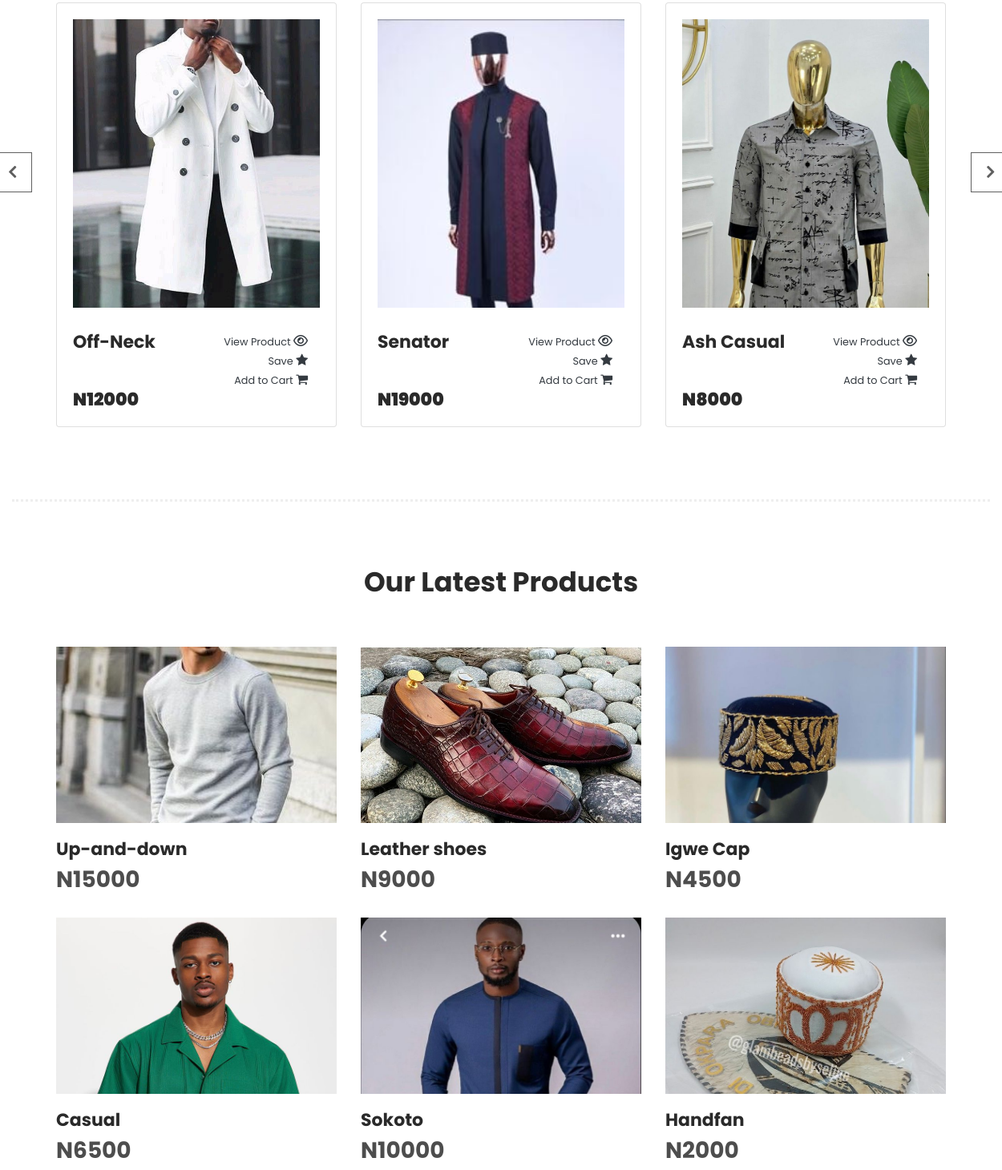
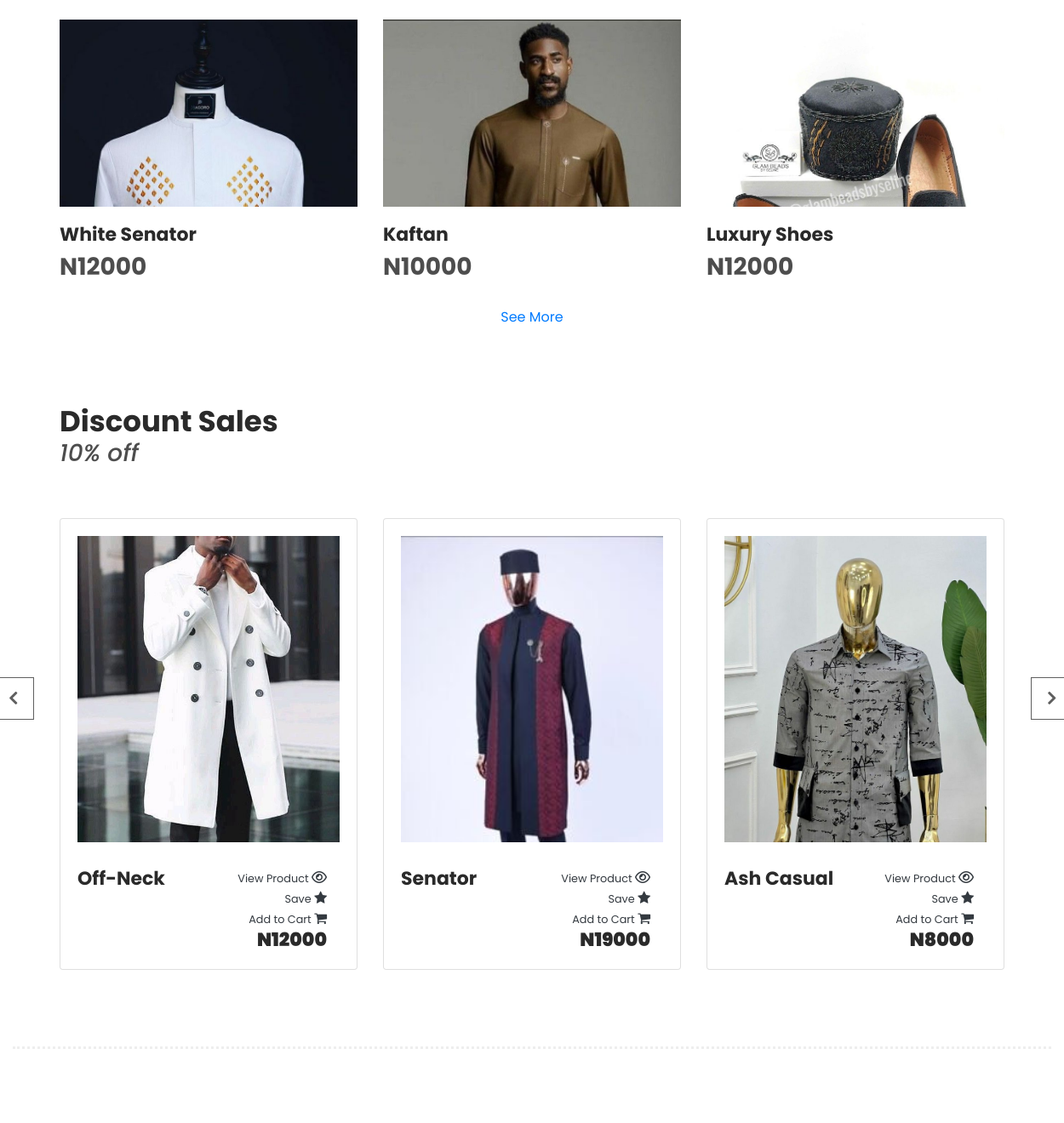
The app's page / (middle part), older data (2 pictures, top to bottom).
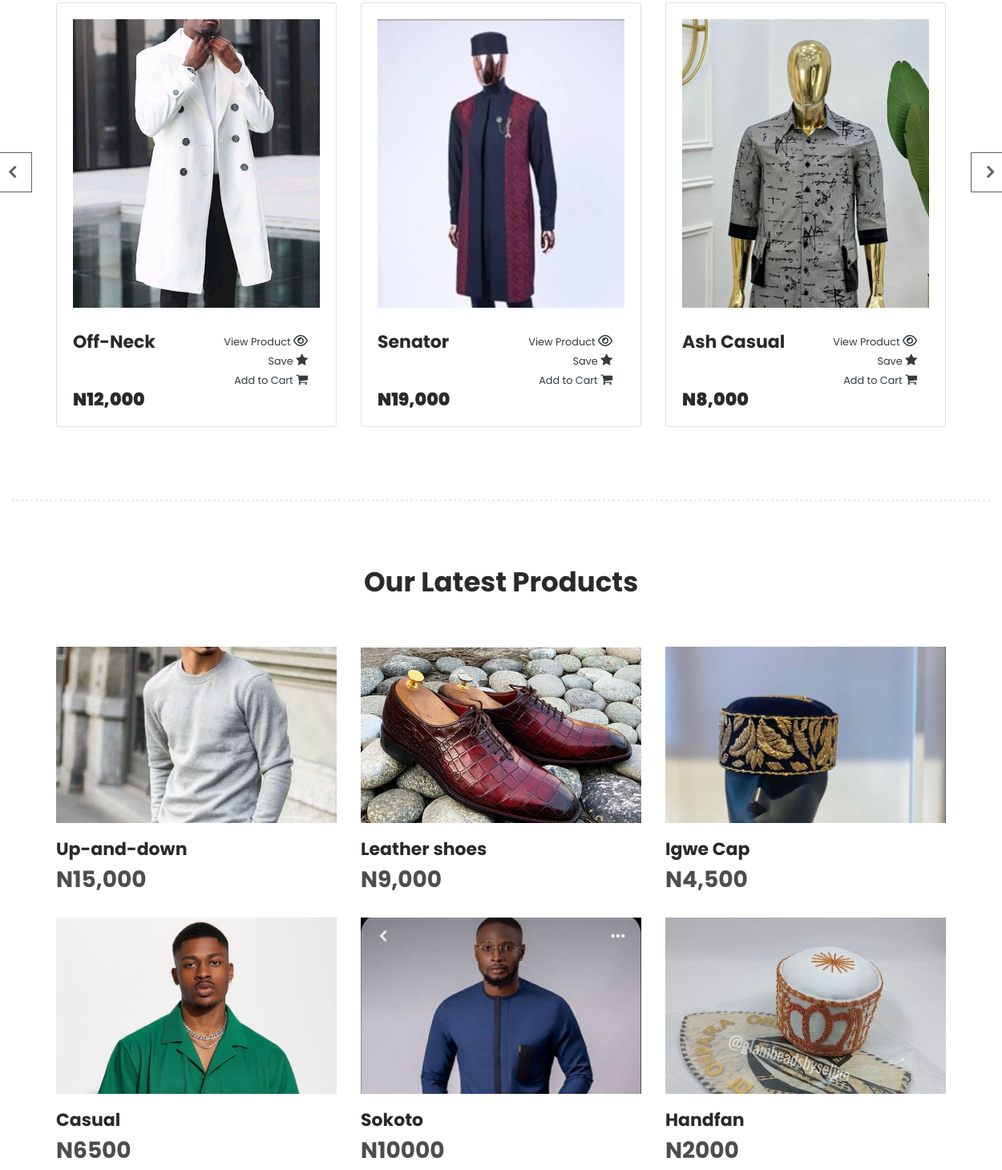
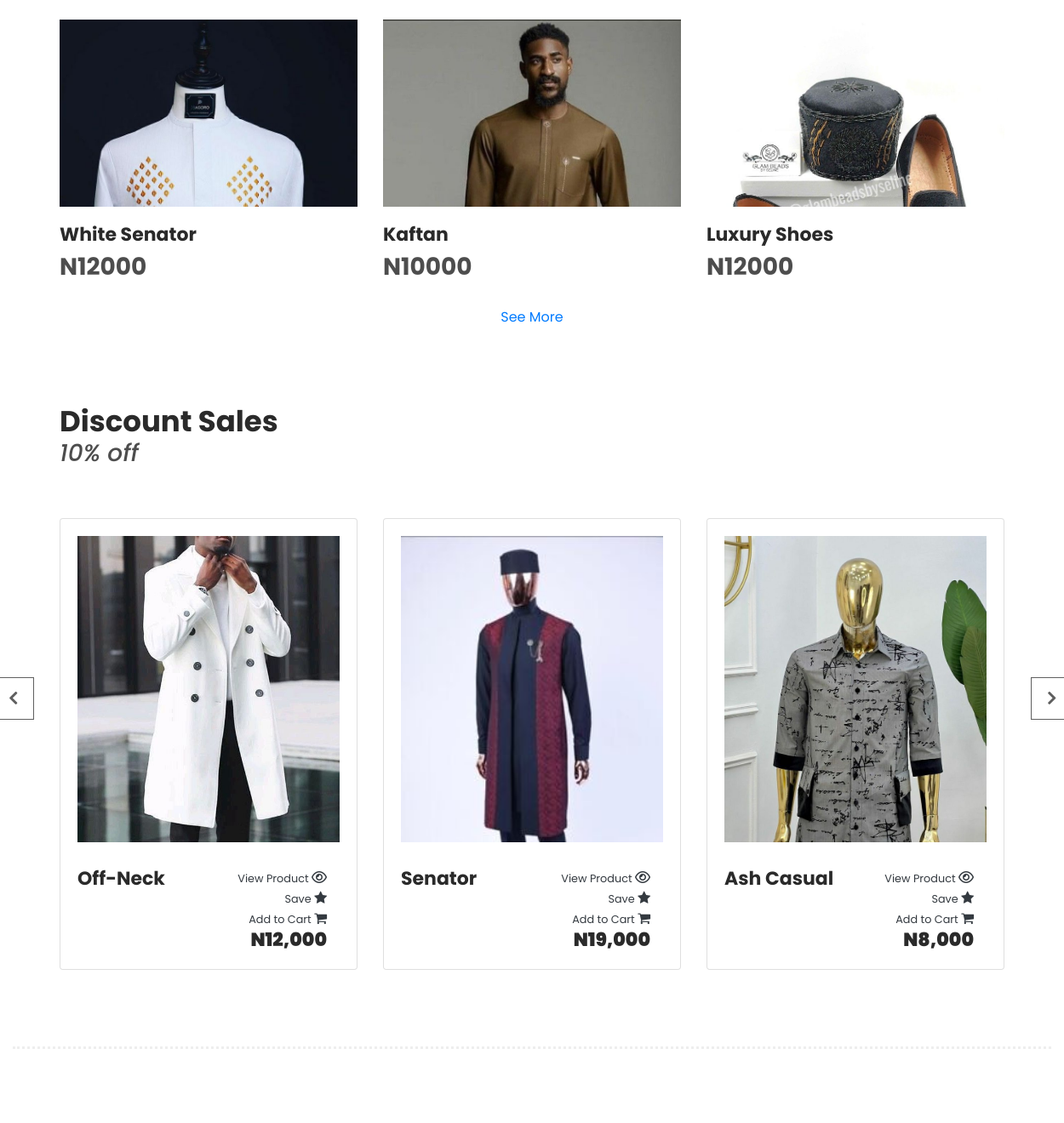
The same page, newer data (2 pictures, top to bottom).
### base/models.py (models this page shows, shortened)
class Product(models.Model):
    name = models.CharField(max_length=200)
    price = models.CharField(max_length=200)
    digital = models.BooleanField(default=False, null=True, blank=True)
    image = models.ImageField(null=True, blank=True)
    vendor = models.ForeignKey(Customer, on_delete=models.SET_NULL, null=True, blank=True, limit_choices_to={'is_vendor': True})
    status = models.CharField(choices=post_status,default='pending',max_length=200)
    category = models.ForeignKey(Category, on_delete=models.CASCADE, null=True)
    description = models.TextField(blank=True, max_length=200,null=True)
    likes = models.ManyToManyField(User,related_name='blog_posts')
    favorite = models.ManyToManyField(User,related_name='products')
    created = models.DateTimeField(auto_now_add=True)
    @property
    def imageURL(self):
        try:
            url = self.image.url
        except:
            url = ''
        return url
    class Meta:
        ordering = ('-created',)

### base/views.py (the view)
# urls.py: path('', views.store, name='home'),
def store(request):
    data = cartData(request)
    cartItems = data['cartItems']
    order = data['order']
    items = data['items']
    total_amount = None  # Initialize total_amount to None
    Product_categories = Category.objects.all()
    approved_products = Product.objects.filter(status='approved')
    approved_products = Product.objects.filter(status='approved').exclude(category__name='Featured post')
    try:
        Featured = Product.objects.filter(category__name='Featured post', status='approved')
    except Product.DoesNotExist:
        Featured = None
    if request.user.is_authenticated:
        user_wallet, created = Wallet.objects.get_or_create(user=request.user)
    else:
        user_wallet = None
    if request.user.is_authenticated:
        try:
            total_amount = Payment.objects.filter(user=request.user).aggregate(Sum('amount'))['amount__sum'] or 0
        except Exception as e:
            print(f"An error occurred: {e}")
        pending_post = Product.objects.filter(status='pending')
        try:
            userpendingproducts = Post.objects.filter(author=request.user, status='pending')
        except:userpendingproducts=None
        try:
            userproducts = Post.objects.filter(author=request.user, status='approved')
        except: userproducts = None
        income_list = Wallet.objects.filter(user=request.user)
        expenses_list = Expenses.objects.filter(user=request.user)
        sum_total_income = income_list.aggregate(sum_total_income=Sum('balance'))['sum_total_income'] or 0
        sum_total_expense = expenses_list.aggregate(sum_total_expense=Sum('amount'))['sum_total_expense'] or 0
    else:
        income_list = []
        expenses_list = []
        sum_total_income = 0
        sum_total_expense = 0
    products = Product.objects.all()
    context = {'products': products,
               'cartItems': cartItems,
               'income_list': income_list,
               'expenses_list': expenses_list,
               'sum_total_income': sum_total_income,
               'sum_total_expense': sum_total_expense,
               'total_amount': total_amount,
               'Product_categories': Product_categories,
               'approved_products': approved_products,
               'Featured': Featured,
               'user_wallet': user_wallet,
               }
    return render(request, 'base/store.html', context)

### base/utils.py (called while the page is built, shortened)
def cookieCart(request):
    try:
        cart = json.loads(request.COOKIES['cart'])
    except:
        cart = {}
        print('CART:', cart)
    items = []
    order = {'get_cart_total': 0, 'get_cart_items': 0, 'shipping': False}
    cartItems = order['get_cart_items']
    return {'cartItems': cartItems, 'order': order, 'items': items}

### base/templates/base/store.html (shortened to what the changed rows need)
{% extends 'main.html' %}
{% load static %}
{% block content %}
     <div class="container-fluid">
    <section class="section" id="women">
        <div class="container">
        <div class="row">
            <div class="col-lg-12">
                <div class="men-item-carousel">
                    <div class="owl-men-item owl-carousel">
                        {% for product in Featured  %}
                            <div class="item">
                                <div class="card">
                                    <div class="card-body">
                                        <div style="width: auto; height: 360px; overflow: hidden;">
                                            <img style="width: 100%;" src="{{ product.imageURL }}" alt="">
                                        </div>
                                        <div class="down-content">
                                            <div class="row">
                                                <div class="col"> <h4>{{ product.name }}</h4></div>
                                                <div class="col text-end">  <div class="hover-content col">
                                                <div class="icons-row">
                                                    <a href="{% url 'eachproduct' product.id %}" class="icon-link text-dark">
                                                       <div> <small> View Product </small><i class="fa fa-eye"></i></div>
                                                    </a>
                                                    <a href="single-product.html" class="icon-link text-dark">
                                                       <div><small>Save </small> <i class="fa fa-star"></i> </div>
                                                    </a>
                                                    <a
                                                        data-product="{{ product.id }}"
                                                        data-action="add"
                                                        class="add-btn update-cart icon-link text-dark"
                                                    >
                                                    <div><small> Add to Cart </small><i class="fa fa-shopping-cart"></i></div>
                                                    </a>
                                                </div>
                                            </div></div>
                                        </div>
                                        <h4 class="mb-0"><strong>N{{ product.price }}</strong></h4>
                                        </div>
                                    </div>
                                </div>
                            </div>
                        {% endfor %}
                    </div>
                </div>
            </div>
        </div>
    </div>
    </section>
<section class="latest-section" id="products">
    <div class="container">
                    <div class="col-lg-12 col-md-12 col-sm-12">
                <div class="section-heading">
                    <h2>Our Latest Products</h2>
                </div>
            </div>
    </div>
    <div class="container">
        <div class="row">
            {% for product in approved_products %}
            <div class="col-lg-4 col-md-6 col-sm-6 col-xs-6">
                <div class="item">
                    <div class="thumb">
                        <div style="width: auto; height: 220px; overflow: hidden;">
                            <img style="width: 100%;" src="{{ product.imageURL }}" alt="">
                        </div>
                    </div>
                    <div class="down-content">
                        <h4>{{ product.name }}</h4>
                        <div class="row">
                            <div class="col mx-0">
                                <p><h3 class="fw-bolder"> N{{ product.price }}</h3></p>
                            </div>
                        </div>
                    </div>
                </div>
            </div>
            {% endfor %}
        </div>
    </div>
</section>
    <section class="section" id="women">
        <div class="container">
            <div class="row">
                <div class="col-lg-6">
                    <div class="section-heading">
                        <h2>Discount Sales</h2>
                    </div>
                </div>
            </div>
        </div>
        <div class="container">
        <div class="row">
            <div class="col-lg-12">
                <div class="men-item-carousel">
                    <div class="owl-men-item owl-carousel" data-nav="true">
                        {% for product in Featured  %}
                            <div class="item">
                                <div class="card">
                                    <div class="card-body">
                                        <div style="width: auto; height: 360px; overflow: hidden;">
                                            <img style="width: 100%;" src="{{ product.imageURL }}" alt="">
                                        </div>
                                        <div class="down-content">
                                            <div class="row">
                                                <div class="col"> <h4>{{ product.name }}</h4></div>
                                                <div class="col text-end">  <div class="hover-content col">
                                                <div class="icons-row">
                                                    <a href="{% url 'eachproduct' product.id %}" class="icon-link text-dark">
                                                       <div> <small> View Product </small><i class="fa fa-eye"></i></div>
                                                    </a>
                                                    <a href="single-product.html" class="icon-link text-dark">
                                                       <div><small>Save </small> <i class="fa fa-star"></i> </div>
                                                    </a>
                                                    <a
                                                        data-product="{{ product.id }}"
                                                        data-action="add"
                                                        class="add-btn update-cart icon-link text-dark"
                                                    >
                                                    <div><small> Add to Cart </small><i class="fa fa-shopping-cart"></i></div>
                                                    </a>
                                                    <h4 class="text-end mb-0"><strong>N{{ product.price }}</strong></h4>
                                                </div>
                                            </div></div>
                                        </div>
                                        </div>
                                    </div>
                                </div>
                            </div>
                        {% endfor %}
                    </div>
                </div>
            </div>
        </div>
    </div>
    </section>
{% endblock content %}

Row changes from the older to the newer data that the page shows:
changed Product "Off-Neck": price "12000" → "12,000"
changed Product "Senator": price "19000" → "19,000"
changed Product "Ash Casual": price "8000" → "8,000"
changed Product "Up-and-down": price "15000" → "15,000"
changed Product "Leather shoes": price "9000" → "9,000"
changed Product "Igwe Cap": price "4500" → "4,500"
